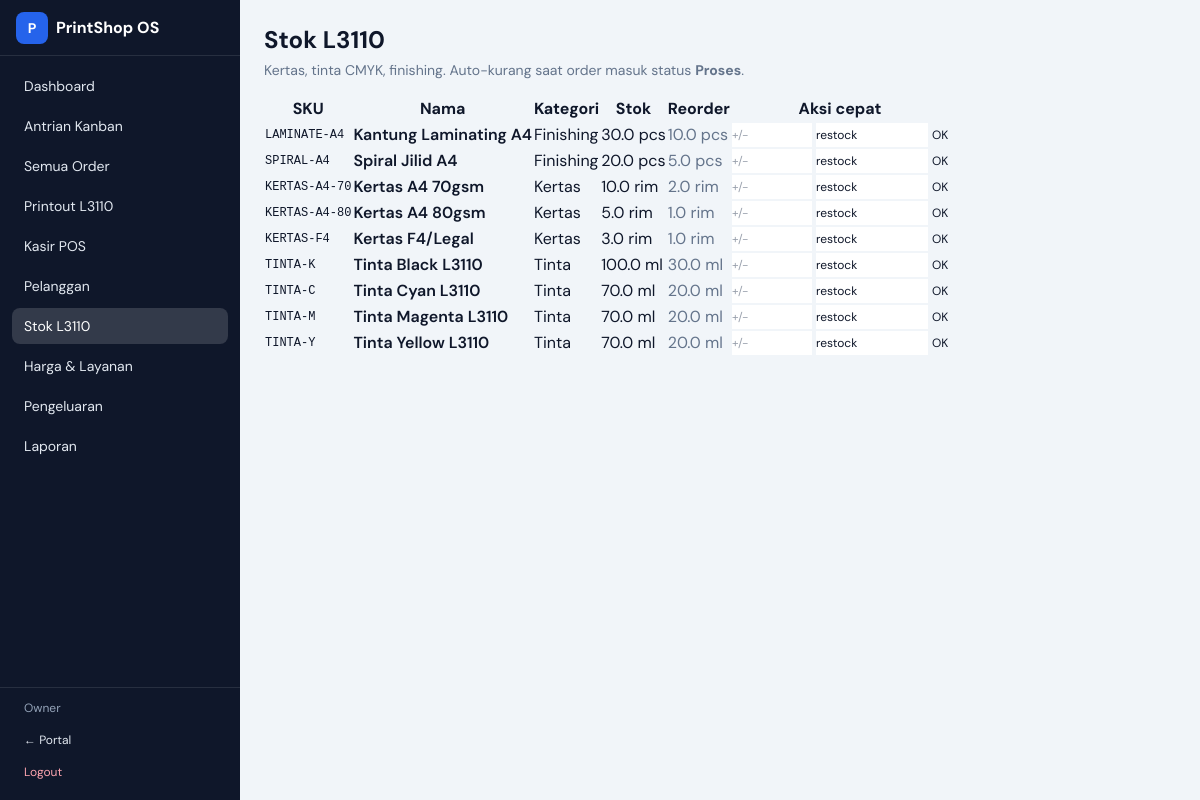
Page /admin/inventory (signed in) on the committed database.
### tables this page shows
CREATE TABLE users (
                    id INTEGER PRIMARY KEY AUTOINCREMENT,
                    username TEXT UNIQUE NOT NULL,
                    password_hash TEXT NOT NULL,
                    full_name TEXT,
                    role TEXT NOT NULL DEFAULT 'admin',
                    created_at TEXT NOT NULL
                );

CREATE TABLE inventory_items (
                    id INTEGER PRIMARY KEY AUTOINCREMENT,
                    sku TEXT UNIQUE NOT NULL,
                    name TEXT NOT NULL,
                    category TEXT NOT NULL,
                    unit TEXT NOT NULL DEFAULT 'pcs',
                    qty REAL NOT NULL DEFAULT 0,
                    reorder_level REAL NOT NULL DEFAULT 0,
                    unit_cost INTEGER NOT NULL DEFAULT 0,
                    notes TEXT DEFAULT '',
                    updated_at TEXT NOT NULL
                );

### app/routers/admin.py (the view)
@router.get("/inventory", response_class=HTMLResponse)
async def inventory(request: Request):
    user = current_user(request)
    if not user:
        return RedirectResponse("/admin/login", status_code=303)
    return templates.TemplateResponse(
        "admin/inventory.html",
        {"request": request, "user": user, "items": db.list_inventory()},
    )

### app/templates/admin/inventory.html (shortened to what this page needs)
{% extends "base_admin.html" %}
{% block content %}
<h1 class="text-2xl font-bold mb-1">Stok L3110</h1>
<p class="text-sm text-slate-500 mb-4">Kertas, tinta CMYK, finishing. Auto-kurang saat order masuk status <b>Proses</b>.</p>
<div class="table-wrap mb-6">
  <table class="data">
    <thead><tr><th>SKU</th><th>Nama</th><th>Kategori</th><th>Stok</th><th>Reorder</th><th>Aksi cepat</th></tr></thead>
    <tbody>
      {% for i in items %}
      <tr class="{% if i.low %}bg-rose-50{% endif %}">
        <td class="text-xs font-mono">{{ i.sku }}</td>
        <td class="font-semibold">{{ i.name }}{% if i.low %} <span class="badge bg-rose-100 text-rose-700">LOW</span>{% endif %}</td>
        <td class="capitalize">{{ i.category }}</td>
        <td>{{ i.qty | round(2) }} {{ i.unit }}</td>
        <td class="text-slate-500">{{ i.reorder_level }} {{ i.unit }}</td>
        <td>
          <form method="post" action="/admin/inventory/adjust" class="flex flex-wrap gap-1 items-center">
            <input class="input w-20 py-1 text-xs" type="number" step="0.01" name="delta" placeholder="+/-" required>
            <input class="input w-28 py-1 text-xs" name="reason" value="restock" >
            <button class="btn btn-secondary text-xs py-1" type="submit">OK</button>
          </form>
        </td>
      </tr>
      {% endfor %}
    </tbody>
  </table>
</div>
{% endblock %}

### app/templates/base_admin.html (shortened to what this page needs)
<!DOCTYPE html>
<html lang="id">
<head>
  <script src="https://cdn.tailwindcss.com"></script>
  <link rel="stylesheet" href="/static/css/app.css">
</head>
<body class="bg-slate-100 text-slate-900 font-sans antialiased min-h-screen">
  <div class="min-h-screen flex">
    <aside class="hidden md:flex w-60 flex-col bg-brand-900 text-slate-200">
      <div class="h-14 px-4 flex items-center gap-2 border-b border-white/10 font-bold text-white">
        <span class="w-8 h-8 rounded-lg bg-brand-600 grid place-items-center text-sm">P</span>
        PrintShop OS
      </div>
      <nav class="flex-1 p-3 space-y-1 text-sm">
        {% set nav_items = [
          ('/admin', 'Dashboard'),
          ('/admin/kanban', 'Antrian Kanban'),
          ('/admin/orders', 'Semua Order'),
          ('/admin/print-jobs', 'Printout L3110'),
          ('/admin/pos', 'Kasir POS'),
          ('/admin/customers', 'Pelanggan'),
          ('/admin/inventory', 'Stok L3110'),
          ('/admin/services', 'Harga & Layanan'),
          ('/admin/expenses', 'Pengeluaran'),
          ('/admin/reports', 'Laporan'),
        ] %}
        {% for href, label in nav_items %}
        <a href="{{ href }}" class="block px-3 py-2 rounded-lg hover:bg-white/10 {% if request.url.path == href or (href != '/admin' and request.url.path.startswith(href)) %}bg-white/15 text-white{% endif %}">{{ label }}</a>
        {% endfor %}
      </nav>
      <div class="p-3 border-t border-white/10 text-xs">
        <div class="px-3 mb-2 text-slate-400">{{ user.full_name or user.username }}</div>
        <a href="/" class="block px-3 py-2 rounded-lg hover:bg-white/10">← Portal</a>
        <a href="/admin/logout" class="block px-3 py-2 rounded-lg hover:bg-white/10 text-rose-300">Logout</a>
      </div>
    </aside>
    <div class="flex-1 flex flex-col min-w-0">
      <main class="flex-1 p-4 md:p-6">
        {% block content %}{% endblock %}
      </main>
    </div>
  </div>
</body>
</html>

### app/static/css/app.css (style rules this page uses)
:root { color-scheme: light; }
body { font-feature-settings: "ss01" on; }
.btn { @apply inline-flex items-center justify-center gap-2 px-4 py-2 rounded-xl text-sm font-semibold transition; }
.btn-secondary { @apply bg-slate-100 text-slate-800 hover:bg-slate-200; }
.input { @apply w-full rounded-xl border border-slate-300 px-3 py-2 text-sm focus:outline-none focus:ring-2 focus:ring-blue-500 focus:border-blue-500 bg-white; }
.table-wrap { @apply overflow-x-auto rounded-2xl border border-slate-200 bg-white; }
table.data { @apply w-full text-sm; }
table.data th { @apply text-left px-3 py-2 bg-slate-50 text-slate-500 font-semibold border-b; }
table.data td { @apply px-3 py-2 border-b border-slate-100 align-top; }

### rows in the picture
users: full_name "Owner"
inventory_items: sku "LAMINATE-A4", name "Kantung Laminating A4", category "Finishing", qty "30.0", unit "pcs", reorder_level "10.0"
inventory_items: sku "SPIRAL-A4", name "Spiral Jilid A4", category "Finishing", qty "20.0", unit "pcs", reorder_level "5.0"
inventory_items: sku "KERTAS-A4-70", name "Kertas A4 70gsm", category "Kertas", qty "10.0", unit "rim", reorder_level "2.0"
inventory_items: sku "KERTAS-A4-80", name "Kertas A4 80gsm", category "Kertas", qty "5.0", unit "rim", reorder_level "1.0"
inventory_items: sku "KERTAS-F4", name "Kertas F4/Legal", category "Kertas", qty "3.0", unit "rim", reorder_level "1.0"
inventory_items: sku "TINTA-K", name "Tinta Black L3110", category "Tinta", qty "100.0", unit "ml", reorder_level "30.0"
inventory_items: sku "TINTA-C", name "Tinta Cyan L3110", category "Tinta", qty "70.0", unit "ml", reorder_level "20.0"
inventory_items: sku "TINTA-M", name "Tinta Magenta L3110", category "Tinta", qty "70.0", unit "ml", reorder_level "20.0"
inventory_items: sku "TINTA-Y", name "Tinta Yellow L3110", category "Tinta", qty "70.0", unit "ml", reorder_level "20.0"

### other values in the picture
{{ label }} "Dashboard" "Antrian Kanban" "Semua Order" "Printout L3110" "Kasir POS" "Pelanggan" "Stok L3110" "Harga & Layanan" "Pengeluaran" "Laporan"
